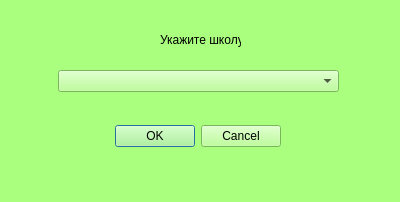
<?xml version="1.0" encoding="UTF-8"?>
<ui version="4.0">
 <class>Dialog3</class>
 <widget class="QDialog" name="Dialog3">
  <property name="geometry">
   <rect>
    <x>0</x>
    <y>0</y>
    <width>400</width>
    <height>202</height>
   </rect>
  </property>
  <property name="palette">
   <palette>
    <active>
     <colorrole role="WindowText">
      <brush brushstyle="SolidPattern">
       <color alpha="255">
        <red>0</red>
        <green>0</green>
        <blue>0</blue>
       </color>
      </brush>
     </colorrole>
     <colorrole role="Button">
      <brush brushstyle="SolidPattern">
       <color alpha="255">
        <red>170</red>
        <green>255</green>
        <blue>127</blue>
       </color>
      </brush>
     </colorrole>
     <colorrole role="Light">
      <brush brushstyle="SolidPattern">
       <color alpha="255">
        <red>255</red>
        <green>255</green>
        <blue>255</blue>
       </color>
      </brush>
     </colorrole>
     <colorrole role="Midlight">
      <brush brushstyle="SolidPattern">
       <color alpha="255">
        <red>212</red>
        <green>255</green>
        <blue>191</blue>
       </color>
      </brush>
     </colorrole>
     <colorrole role="Dark">
      <brush brushstyle="SolidPattern">
       <color alpha="255">
        <red>85</red>
        <green>127</green>
        <blue>63</blue>
       </color>
      </brush>
     </colorrole>
     <colorrole role="Mid">
      <brush brushstyle="SolidPattern">
       <color alpha="255">
        <red>113</red>
        <green>170</green>
        <blue>84</blue>
       </color>
      </brush>
     </colorrole>
     <colorrole role="Text">
      <brush brushstyle="SolidPattern">
       <color alpha="255">
        <red>0</red>
        <green>0</green>
        <blue>0</blue>
       </color>
      </brush>
     </colorrole>
     <colorrole role="BrightText">
      <brush brushstyle="SolidPattern">
       <color alpha="255">
        <red>255</red>
        <green>255</green>
        <blue>255</blue>
       </color>
      </brush>
     </colorrole>
     <colorrole role="ButtonText">
      <brush brushstyle="SolidPattern">
       <color alpha="255">
        <red>0</red>
        <green>0</green>
        <blue>0</blue>
       </color>
      </brush>
     </colorrole>
     <colorrole role="Base">
      <brush brushstyle="SolidPattern">
       <color alpha="255">
        <red>255</red>
        <green>255</green>
        <blue>255</blue>
       </color>
      </brush>
     </colorrole>
     <colorrole role="Window">
      <brush brushstyle="SolidPattern">
       <color alpha="255">
        <red>170</red>
        <green>255</green>
        <blue>127</blue>
       </color>
      </brush>
     </colorrole>
     <colorrole role="Shadow">
      <brush brushstyle="SolidPattern">
       <color alpha="255">
        <red>0</red>
        <green>0</green>
        <blue>0</blue>
       </color>
      </brush>
     </colorrole>
     <colorrole role="AlternateBase">
      <brush brushstyle="SolidPattern">
       <color alpha="255">
        <red>212</red>
        <green>255</green>
        <blue>191</blue>
       </color>
      </brush>
     </colorrole>
     <colorrole role="ToolTipBase">
      <brush brushstyle="SolidPattern">
       <color alpha="255">
        <red>255</red>
        <green>255</green>
        <blue>220</blue>
       </color>
      </brush>
     </colorrole>
     <colorrole role="ToolTipText">
      <brush brushstyle="SolidPattern">
       <color alpha="255">
        <red>0</red>
        <green>0</green>
        <blue>0</blue>
       </color>
      </brush>
     </colorrole>
    </active>
    <inactive>
     <colorrole role="WindowText">
      <brush brushstyle="SolidPattern">
       <color alpha="255">
        <red>0</red>
        <green>0</green>
        <blue>0</blue>
       </color>
      </brush>
     </colorrole>
     <colorrole role="Button">
      <brush brushstyle="SolidPattern">
       <color alpha="255">
        <red>170</red>
        <green>255</green>
        <blue>127</blue>
       </color>
      </brush>
     </colorrole>
     <colorrole role="Light">
      <brush brushstyle="SolidPattern">
       <color alpha="255">
        <red>255</red>
        <green>255</green>
        <blue>255</blue>
       </color>
      </brush>
     </colorrole>
     <colorrole role="Midlight">
      <brush brushstyle="SolidPattern">
       <color alpha="255">
        <red>212</red>
        <green>255</green>
        <blue>191</blue>
       </color>
      </brush>
     </colorrole>
     <colorrole role="Dark">
      <brush brushstyle="SolidPattern">
       <color alpha="255">
        <red>85</red>
        <green>127</green>
        <blue>63</blue>
       </color>
      </brush>
     </colorrole>
     <colorrole role="Mid">
      <brush brushstyle="SolidPattern">
       <color alpha="255">
        <red>113</red>
        <green>170</green>
        <blue>84</blue>
       </color>
      </brush>
     </colorrole>
     <colorrole role="Text">
      <brush brushstyle="SolidPattern">
       <color alpha="255">
        <red>0</red>
        <green>0</green>
        <blue>0</blue>
       </color>
      </brush>
     </colorrole>
     <colorrole role="BrightText">
      <brush brushstyle="SolidPattern">
       <color alpha="255">
        <red>255</red>
        <green>255</green>
        <blue>255</blue>
       </color>
      </brush>
     </colorrole>
     <colorrole role="ButtonText">
      <brush brushstyle="SolidPattern">
       <color alpha="255">
        <red>0</red>
        <green>0</green>
        <blue>0</blue>
       </color>
      </brush>
     </colorrole>
     <colorrole role="Base">
      <brush brushstyle="SolidPattern">
       <color alpha="255">
        <red>255</red>
        <green>255</green>
        <blue>255</blue>
       </color>
      </brush>
     </colorrole>
     <colorrole role="Window">
      <brush brushstyle="SolidPattern">
       <color alpha="255">
        <red>170</red>
        <green>255</green>
        <blue>127</blue>
       </color>
      </brush>
     </colorrole>
     <colorrole role="Shadow">
      <brush brushstyle="SolidPattern">
       <color alpha="255">
        <red>0</red>
        <green>0</green>
        <blue>0</blue>
       </color>
      </brush>
     </colorrole>
     <colorrole role="AlternateBase">
      <brush brushstyle="SolidPattern">
       <color alpha="255">
        <red>212</red>
        <green>255</green>
        <blue>191</blue>
       </color>
      </brush>
     </colorrole>
     <colorrole role="ToolTipBase">
      <brush brushstyle="SolidPattern">
       <color alpha="255">
        <red>255</red>
        <green>255</green>
        <blue>220</blue>
       </color>
      </brush>
     </colorrole>
     <colorrole role="ToolTipText">
      <brush brushstyle="SolidPattern">
       <color alpha="255">
        <red>0</red>
        <green>0</green>
        <blue>0</blue>
       </color>
      </brush>
     </colorrole>
    </inactive>
    <disabled>
     <colorrole role="WindowText">
      <brush brushstyle="SolidPattern">
       <color alpha="255">
        <red>85</red>
        <green>127</green>
        <blue>63</blue>
       </color>
      </brush>
     </colorrole>
     <colorrole role="Button">
      <brush brushstyle="SolidPattern">
       <color alpha="255">
        <red>170</red>
        <green>255</green>
        <blue>127</blue>
       </color>
      </brush>
     </colorrole>
     <colorrole role="Light">
      <brush brushstyle="SolidPattern">
       <color alpha="255">
        <red>255</red>
        <green>255</green>
        <blue>255</blue>
       </color>
      </brush>
     </colorrole>
     <colorrole role="Midlight">
      <brush brushstyle="SolidPattern">
       <color alpha="255">
        <red>212</red>
        <green>255</green>
        <blue>191</blue>
       </color>
      </brush>
     </colorrole>
     <colorrole role="Dark">
      <brush brushstyle="SolidPattern">
       <color alpha="255">
        <red>85</red>
        <green>127</green>
        <blue>63</blue>
       </color>
      </brush>
     </colorrole>
     <colorrole role="Mid">
      <brush brushstyle="SolidPattern">
       <color alpha="255">
        <red>113</red>
        <green>170</green>
        <blue>84</blue>
       </color>
      </brush>
     </colorrole>
     <colorrole role="Text">
      <brush brushstyle="SolidPattern">
       <color alpha="255">
        <red>85</red>
        <green>127</green>
        <blue>63</blue>
       </color>
      </brush>
     </colorrole>
     <colorrole role="BrightText">
      <brush brushstyle="SolidPattern">
       <color alpha="255">
        <red>255</red>
        <green>255</green>
        <blue>255</blue>
       </color>
      </brush>
     </colorrole>
     <colorrole role="ButtonText">
      <brush brushstyle="SolidPattern">
       <color alpha="255">
        <red>85</red>
        <green>127</green>
        <blue>63</blue>
       </color>
      </brush>
     </colorrole>
     <colorrole role="Base">
      <brush brushstyle="SolidPattern">
       <color alpha="255">
        <red>170</red>
        <green>255</green>
        <blue>127</blue>
       </color>
      </brush>
     </colorrole>
     <colorrole role="Window">
      <brush brushstyle="SolidPattern">
       <color alpha="255">
        <red>170</red>
        <green>255</green>
        <blue>127</blue>
       </color>
      </brush>
     </colorrole>
     <colorrole role="Shadow">
      <brush brushstyle="SolidPattern">
       <color alpha="255">
        <red>0</red>
        <green>0</green>
        <blue>0</blue>
       </color>
      </brush>
     </colorrole>
     <colorrole role="AlternateBase">
      <brush brushstyle="SolidPattern">
       <color alpha="255">
        <red>170</red>
        <green>255</green>
        <blue>127</blue>
       </color>
      </brush>
     </colorrole>
     <colorrole role="ToolTipBase">
      <brush brushstyle="SolidPattern">
       <color alpha="255">
        <red>255</red>
        <green>255</green>
        <blue>220</blue>
       </color>
      </brush>
     </colorrole>
     <colorrole role="ToolTipText">
      <brush brushstyle="SolidPattern">
       <color alpha="255">
        <red>0</red>
        <green>0</green>
        <blue>0</blue>
       </color>
      </brush>
     </colorrole>
    </disabled>
   </palette>
  </property>
  <property name="windowTitle">
   <string>Выбор школы</string>
  </property>
  <widget class="QDialogButtonBox" name="buttonBox">
   <property name="geometry">
    <rect>
     <x>-60</x>
     <y>120</y>
     <width>341</width>
     <height>32</height>
    </rect>
   </property>
   <property name="orientation">
    <enum>Qt::Horizontal</enum>
   </property>
   <property name="standardButtons">
    <set>QDialogButtonBox::Cancel|QDialogButtonBox::Ok</set>
   </property>
  </widget>
  <widget class="QLabel" name="label">
   <property name="geometry">
    <rect>
     <x>160</x>
     <y>30</y>
     <width>81</width>
     <height>20</height>
    </rect>
   </property>
   <property name="text">
    <string>Укажите школу</string>
   </property>
  </widget>
  <widget class="QComboBox" name="comboBox">
   <property name="geometry">
    <rect>
     <x>58</x>
     <y>70</y>
     <width>281</width>
     <height>22</height>
    </rect>
   </property>
  </widget>
 </widget>
 <resources/>
 <connections>
  <connection>
   <sender>buttonBox</sender>
   <signal>accepted()</signal>
   <receiver>Dialog3</receiver>
   <slot>accept()</slot>
   <hints>
    <hint type="sourcelabel">
     <x>248</x>
     <y>254</y>
    </hint>
    <hint type="destinationlabel">
     <x>157</x>
     <y>274</y>
    </hint>
   </hints>
  </connection>
  <connection>
   <sender>buttonBox</sender>
   <signal>rejected()</signal>
   <receiver>Dialog3</receiver>
   <slot>reject()</slot>
   <hints>
    <hint type="sourcelabel">
     <x>316</x>
     <y>260</y>
    </hint>
    <hint type="destinationlabel">
     <x>286</x>
     <y>274</y>
    </hint>
   </hints>
  </connection>
 </connections>
</ui>
